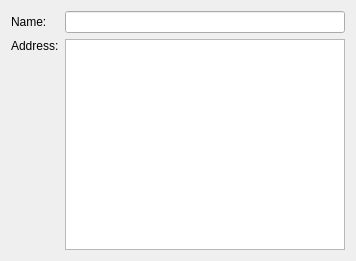
<?xml version="1.0" encoding="UTF-8"?>
<ui version="4.0">
 <class>AddressBookClass</class>
 <widget class="QWidget" name="AddressBookClass">
  <property name="geometry">
   <rect>
    <x>0</x>
    <y>0</y>
    <width>356</width>
    <height>261</height>
   </rect>
  </property>
  <property name="windowTitle">
   <string>AddressBook</string>
  </property>
  <layout class="QVBoxLayout" name="verticalLayout">
   <item>
    <layout class="QGridLayout" name="gridLayout">
     <item row="0" column="0">
      <widget class="QLabel" name="nameEdit">
       <property name="text">
        <string>Name:</string>
       </property>
      </widget>
     </item>
     <item row="0" column="1">
      <widget class="QLineEdit" name="lineEdit"/>
     </item>
     <item row="1" column="0">
      <widget class="QLabel" name="addressEdit">
       <property name="text">
        <string>Address:</string>
       </property>
       <property name="alignment">
        <set>Qt::AlignLeading|Qt::AlignLeft|Qt::AlignTop</set>
       </property>
      </widget>
     </item>
     <item row="1" column="1">
      <widget class="QTextEdit" name="textEdit"/>
     </item>
    </layout>
   </item>
  </layout>
 </widget>
 <layoutdefault spacing="6" margin="11"/>
 <resources/>
 <connections/>
</ui>
